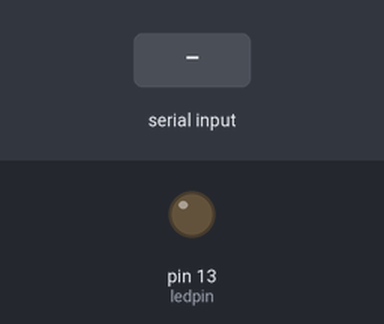
This sketch was run on a simulated Arduino Uno, built with avr-gcc and run on an emulated ATmega328P. Parts: output pins drawn as LEDs (lit = HIGH). Dashed ring = blinking. Inputs (shaded band) come from the test bench. What the sketch prints to the serial monitor is not drawn.

Above: at 1.2 s.
1.3 s: "A" received over Serial
At 1.7 s:
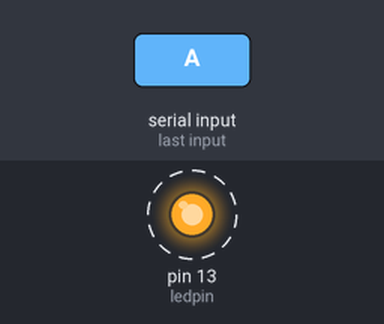
Timing chart, 0 to 5.3 s (numbered marks = the images above; inputs shaded):
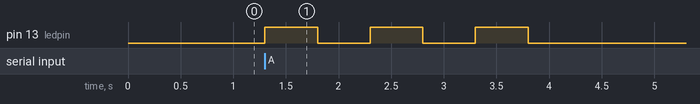

The sketch:

pro-1-hello-world.ino
```cpp
int val;
int ledpin=13;

void setup() {
  // put your setup code here, to run once:
  Serial.begin(9600);
  pinMode(ledpin, OUTPUT);
}

void loop() {
  // put your main code here, to run repeatedly:
  val = Serial.read();
  if (val=='A') {
    for (int i=0; i<3; i++) {
      digitalWrite(ledpin, HIGH);
      delay(500);
      digitalWrite(ledpin, LOW);
      delay(500);
    }
    Serial.println("Hello World!");
  }
}
```

Measured:
- after the input at 1.3 s, pin 13 (ledpin): alternates HIGH for 0.50 s and LOW for 0.50 s, 6 changes in all, then stays LOW, starting at once
